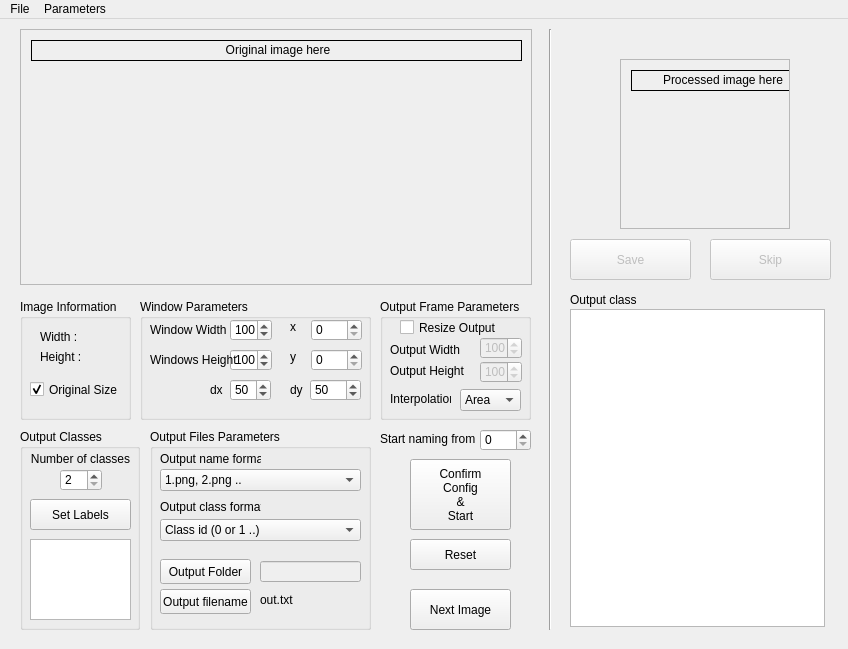
<?xml version="1.0" encoding="UTF-8"?>
<ui version="4.0">
 <class>MainWindow</class>
 <widget class="QMainWindow" name="MainWindow">
  <property name="enabled">
   <bool>true</bool>
  </property>
  <property name="geometry">
   <rect>
    <x>0</x>
    <y>0</y>
    <width>848</width>
    <height>649</height>
   </rect>
  </property>
  <property name="windowTitle">
   <string>Image Dataset Generator</string>
  </property>
  <widget class="QWidget" name="centralWidget">
   <widget class="QGroupBox" name="groupBox">
    <property name="geometry">
     <rect>
      <x>20</x>
      <y>280</y>
      <width>111</width>
      <height>121</height>
     </rect>
    </property>
    <property name="title">
     <string>Image Information</string>
    </property>
    <widget class="QLabel" name="lblWidth">
     <property name="geometry">
      <rect>
       <x>20</x>
       <y>30</y>
       <width>81</width>
       <height>16</height>
      </rect>
     </property>
     <property name="text">
      <string>Width : </string>
     </property>
    </widget>
    <widget class="QLabel" name="lblHeight">
     <property name="geometry">
      <rect>
       <x>20</x>
       <y>50</y>
       <width>81</width>
       <height>16</height>
      </rect>
     </property>
     <property name="text">
      <string>&lt;html&gt;&lt;head/&gt;&lt;body&gt;&lt;p&gt;Height :&lt;/p&gt;&lt;/body&gt;&lt;/html&gt;</string>
     </property>
    </widget>
    <widget class="QCheckBox" name="cbOriginalSize">
     <property name="geometry">
      <rect>
       <x>10</x>
       <y>80</y>
       <width>91</width>
       <height>21</height>
      </rect>
     </property>
     <property name="text">
      <string>Original Size</string>
     </property>
     <property name="checked">
      <bool>true</bool>
     </property>
    </widget>
   </widget>
   <widget class="QGroupBox" name="groupBox_2">
    <property name="geometry">
     <rect>
      <x>140</x>
      <y>280</y>
      <width>231</width>
      <height>121</height>
     </rect>
    </property>
    <property name="title">
     <string>Window Parameters</string>
    </property>
    <widget class="QSpinBox" name="sbH">
     <property name="geometry">
      <rect>
       <x>90</x>
       <y>50</y>
       <width>42</width>
       <height>22</height>
      </rect>
     </property>
     <property name="maximum">
      <number>20000</number>
     </property>
     <property name="value">
      <number>100</number>
     </property>
    </widget>
    <widget class="QSpinBox" name="sbW">
     <property name="geometry">
      <rect>
       <x>90</x>
       <y>20</y>
       <width>42</width>
       <height>22</height>
      </rect>
     </property>
     <property name="maximum">
      <number>20000</number>
     </property>
     <property name="value">
      <number>100</number>
     </property>
    </widget>
    <widget class="QLabel" name="label_4">
     <property name="geometry">
      <rect>
       <x>10</x>
       <y>20</y>
       <width>81</width>
       <height>21</height>
      </rect>
     </property>
     <property name="text">
      <string>Window Width</string>
     </property>
    </widget>
    <widget class="QLabel" name="label_3">
     <property name="geometry">
      <rect>
       <x>10</x>
       <y>50</y>
       <width>91</width>
       <height>21</height>
      </rect>
     </property>
     <property name="text">
      <string>Windows Height</string>
     </property>
    </widget>
    <widget class="QLabel" name="label_11">
     <property name="geometry">
      <rect>
       <x>70</x>
       <y>80</y>
       <width>21</width>
       <height>21</height>
      </rect>
     </property>
     <property name="text">
      <string>dx</string>
     </property>
    </widget>
    <widget class="QSpinBox" name="sbDx">
     <property name="geometry">
      <rect>
       <x>90</x>
       <y>80</y>
       <width>41</width>
       <height>22</height>
      </rect>
     </property>
     <property name="maximum">
      <number>20000</number>
     </property>
     <property name="value">
      <number>50</number>
     </property>
    </widget>
    <widget class="QSpinBox" name="sbY">
     <property name="geometry">
      <rect>
       <x>171</x>
       <y>50</y>
       <width>51</width>
       <height>22</height>
      </rect>
     </property>
     <property name="maximum">
      <number>20000</number>
     </property>
    </widget>
    <widget class="QLabel" name="label">
     <property name="geometry">
      <rect>
       <x>150</x>
       <y>20</y>
       <width>16</width>
       <height>16</height>
      </rect>
     </property>
     <property name="text">
      <string>x</string>
     </property>
    </widget>
    <widget class="QSpinBox" name="sbX">
     <property name="geometry">
      <rect>
       <x>171</x>
       <y>20</y>
       <width>51</width>
       <height>22</height>
      </rect>
     </property>
     <property name="maximum">
      <number>20000</number>
     </property>
    </widget>
    <widget class="QLabel" name="label_2">
     <property name="geometry">
      <rect>
       <x>150</x>
       <y>50</y>
       <width>16</width>
       <height>16</height>
      </rect>
     </property>
     <property name="text">
      <string>y</string>
     </property>
    </widget>
    <widget class="QSpinBox" name="sbDy">
     <property name="geometry">
      <rect>
       <x>170</x>
       <y>80</y>
       <width>51</width>
       <height>22</height>
      </rect>
     </property>
     <property name="maximum">
      <number>20000</number>
     </property>
     <property name="value">
      <number>50</number>
     </property>
    </widget>
    <widget class="QLabel" name="label_13">
     <property name="geometry">
      <rect>
       <x>150</x>
       <y>80</y>
       <width>21</width>
       <height>21</height>
      </rect>
     </property>
     <property name="text">
      <string>dy</string>
     </property>
    </widget>
   </widget>
   <widget class="QScrollArea" name="scrollArea">
    <property name="geometry">
     <rect>
      <x>20</x>
      <y>10</y>
      <width>512</width>
      <height>256</height>
     </rect>
    </property>
    <property name="verticalScrollBarPolicy">
     <enum>Qt::ScrollBarAsNeeded</enum>
    </property>
    <property name="horizontalScrollBarPolicy">
     <enum>Qt::ScrollBarAsNeeded</enum>
    </property>
    <property name="sizeAdjustPolicy">
     <enum>QAbstractScrollArea::AdjustToContents</enum>
    </property>
    <property name="widgetResizable">
     <bool>true</bool>
    </property>
    <widget class="QWidget" name="scrollAreaWidgetContents">
     <property name="geometry">
      <rect>
       <x>0</x>
       <y>0</y>
       <width>510</width>
       <height>254</height>
      </rect>
     </property>
     <widget class="QLabel" name="lblView">
      <property name="geometry">
       <rect>
        <x>10</x>
        <y>10</y>
        <width>491</width>
        <height>21</height>
       </rect>
      </property>
      <property name="styleSheet">
       <string notr="true">border: 1px solid;</string>
      </property>
      <property name="text">
       <string>&lt;html&gt;&lt;head/&gt;&lt;body&gt;&lt;p align=&quot;center&quot;&gt;Original image here&lt;/p&gt;&lt;/body&gt;&lt;/html&gt;</string>
      </property>
     </widget>
    </widget>
   </widget>
   <widget class="Line" name="line">
    <property name="geometry">
     <rect>
      <x>540</x>
      <y>10</y>
      <width>20</width>
      <height>601</height>
     </rect>
    </property>
    <property name="orientation">
     <enum>Qt::Vertical</enum>
    </property>
   </widget>
   <widget class="QGroupBox" name="groupBox_3">
    <property name="geometry">
     <rect>
      <x>380</x>
      <y>280</y>
      <width>151</width>
      <height>121</height>
     </rect>
    </property>
    <property name="title">
     <string>Output Frame Parameters</string>
    </property>
    <widget class="QSpinBox" name="sbOutputW">
     <property name="enabled">
      <bool>false</bool>
     </property>
     <property name="geometry">
      <rect>
       <x>100</x>
       <y>38</y>
       <width>42</width>
       <height>22</height>
      </rect>
     </property>
     <property name="maximum">
      <number>20000</number>
     </property>
     <property name="value">
      <number>100</number>
     </property>
    </widget>
    <widget class="QSpinBox" name="sbOutputH">
     <property name="enabled">
      <bool>false</bool>
     </property>
     <property name="geometry">
      <rect>
       <x>100</x>
       <y>62</y>
       <width>42</width>
       <height>22</height>
      </rect>
     </property>
     <property name="maximum">
      <number>20000</number>
     </property>
     <property name="value">
      <number>100</number>
     </property>
    </widget>
    <widget class="QLabel" name="label_5">
     <property name="geometry">
      <rect>
       <x>10</x>
       <y>40</y>
       <width>91</width>
       <height>21</height>
      </rect>
     </property>
     <property name="text">
      <string>Output Width</string>
     </property>
    </widget>
    <widget class="QLabel" name="label_7">
     <property name="geometry">
      <rect>
       <x>10</x>
       <y>62</y>
       <width>91</width>
       <height>20</height>
      </rect>
     </property>
     <property name="text">
      <string>Output Height</string>
     </property>
    </widget>
    <widget class="QCheckBox" name="cbResizeOutput">
     <property name="geometry">
      <rect>
       <x>20</x>
       <y>20</y>
       <width>121</width>
       <height>17</height>
      </rect>
     </property>
     <property name="toolTip">
      <string>Check if we want the output size to be different than the window size</string>
     </property>
     <property name="text">
      <string>Resize Output</string>
     </property>
    </widget>
    <widget class="QComboBox" name="cmbInterpolation">
     <property name="geometry">
      <rect>
       <x>80</x>
       <y>90</y>
       <width>61</width>
       <height>22</height>
      </rect>
     </property>
     <property name="toolTip">
      <string>Interpolation Method</string>
     </property>
     <item>
      <property name="text">
       <string>Area</string>
      </property>
     </item>
     <item>
      <property name="text">
       <string>Linear</string>
      </property>
     </item>
     <item>
      <property name="text">
       <string>Nearest</string>
      </property>
     </item>
     <item>
      <property name="text">
       <string>Cubic</string>
      </property>
     </item>
     <item>
      <property name="text">
       <string>LanczosZ4</string>
      </property>
     </item>
    </widget>
    <widget class="QLabel" name="label_12">
     <property name="geometry">
      <rect>
       <x>10</x>
       <y>90</y>
       <width>61</width>
       <height>20</height>
      </rect>
     </property>
     <property name="text">
      <string>&lt;html&gt;&lt;head/&gt;&lt;body&gt;&lt;p&gt;Interpolation&lt;/p&gt;&lt;/body&gt;&lt;/html&gt;</string>
     </property>
    </widget>
   </widget>
   <widget class="QScrollArea" name="scrollAreaOutput">
    <property name="geometry">
     <rect>
      <x>620</x>
      <y>40</y>
      <width>170</width>
      <height>170</height>
     </rect>
    </property>
    <property name="verticalScrollBarPolicy">
     <enum>Qt::ScrollBarAsNeeded</enum>
    </property>
    <property name="horizontalScrollBarPolicy">
     <enum>Qt::ScrollBarAsNeeded</enum>
    </property>
    <property name="sizeAdjustPolicy">
     <enum>QAbstractScrollArea::AdjustToContents</enum>
    </property>
    <property name="widgetResizable">
     <bool>true</bool>
    </property>
    <widget class="QWidget" name="scrollAreaWidgetContents_2">
     <property name="geometry">
      <rect>
       <x>0</x>
       <y>0</y>
       <width>168</width>
       <height>168</height>
      </rect>
     </property>
     <widget class="QLabel" name="lblViewOutput">
      <property name="geometry">
       <rect>
        <x>10</x>
        <y>10</y>
        <width>181</width>
        <height>21</height>
       </rect>
      </property>
      <property name="styleSheet">
       <string notr="true">border: 1px solid;</string>
      </property>
      <property name="text">
       <string>&lt;html&gt;&lt;head/&gt;&lt;body&gt;&lt;p align=&quot;center&quot;&gt;Processed image here&lt;/p&gt;&lt;/body&gt;&lt;/html&gt;</string>
      </property>
     </widget>
    </widget>
   </widget>
   <widget class="QLabel" name="label_10">
    <property name="geometry">
     <rect>
      <x>570</x>
      <y>270</y>
      <width>101</width>
      <height>21</height>
     </rect>
    </property>
    <property name="text">
     <string>Output class</string>
    </property>
   </widget>
   <widget class="QPushButton" name="btnConfirm">
    <property name="enabled">
     <bool>true</bool>
    </property>
    <property name="geometry">
     <rect>
      <x>410</x>
      <y>440</y>
      <width>101</width>
      <height>71</height>
     </rect>
    </property>
    <property name="text">
     <string>Confirm
Config 
&amp;&amp;
Start</string>
    </property>
   </widget>
   <widget class="QPushButton" name="btnReset">
    <property name="geometry">
     <rect>
      <x>410</x>
      <y>520</y>
      <width>101</width>
      <height>31</height>
     </rect>
    </property>
    <property name="text">
     <string>Reset</string>
    </property>
   </widget>
   <widget class="QGroupBox" name="groupBox_5">
    <property name="geometry">
     <rect>
      <x>20</x>
      <y>410</y>
      <width>120</width>
      <height>201</height>
     </rect>
    </property>
    <property name="title">
     <string>Output Classes</string>
    </property>
    <widget class="QLabel" name="label_8">
     <property name="geometry">
      <rect>
       <x>10</x>
       <y>20</y>
       <width>101</width>
       <height>21</height>
      </rect>
     </property>
     <property name="text">
      <string>&lt;html&gt;&lt;head/&gt;&lt;body&gt;&lt;p&gt;Number of classes&lt;/p&gt;&lt;/body&gt;&lt;/html&gt;</string>
     </property>
     <property name="alignment">
      <set>Qt::AlignCenter</set>
     </property>
    </widget>
    <widget class="QSpinBox" name="sbNumClasses">
     <property name="geometry">
      <rect>
       <x>40</x>
       <y>40</y>
       <width>42</width>
       <height>22</height>
      </rect>
     </property>
     <property name="minimum">
      <number>2</number>
     </property>
    </widget>
    <widget class="QPushButton" name="btnSetLabels">
     <property name="geometry">
      <rect>
       <x>10</x>
       <y>70</y>
       <width>101</width>
       <height>31</height>
      </rect>
     </property>
     <property name="text">
      <string>Set Labels</string>
     </property>
    </widget>
    <widget class="QListView" name="lstClasses">
     <property name="geometry">
      <rect>
       <x>10</x>
       <y>110</y>
       <width>101</width>
       <height>81</height>
      </rect>
     </property>
    </widget>
   </widget>
   <widget class="QPushButton" name="btnSkip">
    <property name="enabled">
     <bool>false</bool>
    </property>
    <property name="geometry">
     <rect>
      <x>710</x>
      <y>220</y>
      <width>121</width>
      <height>41</height>
     </rect>
    </property>
    <property name="text">
     <string>Skip</string>
    </property>
   </widget>
   <widget class="QPushButton" name="btnSave">
    <property name="enabled">
     <bool>false</bool>
    </property>
    <property name="geometry">
     <rect>
      <x>570</x>
      <y>220</y>
      <width>121</width>
      <height>41</height>
     </rect>
    </property>
    <property name="text">
     <string>Save</string>
    </property>
   </widget>
   <widget class="QTableWidget" name="tblClasses">
    <property name="geometry">
     <rect>
      <x>570</x>
      <y>290</y>
      <width>255</width>
      <height>318</height>
     </rect>
    </property>
   </widget>
   <widget class="QGroupBox" name="groupBox_4">
    <property name="geometry">
     <rect>
      <x>150</x>
      <y>410</y>
      <width>221</width>
      <height>201</height>
     </rect>
    </property>
    <property name="title">
     <string>Output Files Parameters</string>
    </property>
    <widget class="QLabel" name="label_6">
     <property name="geometry">
      <rect>
       <x>10</x>
       <y>14</y>
       <width>101</width>
       <height>31</height>
      </rect>
     </property>
     <property name="text">
      <string>Output name format</string>
     </property>
    </widget>
    <widget class="QComboBox" name="cmbOutputFormat">
     <property name="geometry">
      <rect>
       <x>10</x>
       <y>40</y>
       <width>201</width>
       <height>22</height>
      </rect>
     </property>
     <item>
      <property name="text">
       <string>1.png, 2.png ..</string>
      </property>
     </item>
     <item>
      <property name="text">
       <string>classnum_1.png, ..</string>
      </property>
     </item>
     <item>
      <property name="text">
       <string>classelabel_1.png, ..</string>
      </property>
     </item>
    </widget>
    <widget class="QLabel" name="label_9">
     <property name="geometry">
      <rect>
       <x>10</x>
       <y>60</y>
       <width>101</width>
       <height>35</height>
      </rect>
     </property>
     <property name="text">
      <string>Output class format</string>
     </property>
    </widget>
    <widget class="QComboBox" name="cmbOutputClass">
     <property name="geometry">
      <rect>
       <x>10</x>
       <y>90</y>
       <width>201</width>
       <height>22</height>
      </rect>
     </property>
     <item>
      <property name="text">
       <string>Class id (0 or 1 ..)</string>
      </property>
     </item>
     <item>
      <property name="text">
       <string>Class label (&quot;label1&quot; ..)</string>
      </property>
     </item>
    </widget>
    <widget class="QLabel" name="lblOutputFilename">
     <property name="geometry">
      <rect>
       <x>110</x>
       <y>161</y>
       <width>101</width>
       <height>20</height>
      </rect>
     </property>
     <property name="text">
      <string>out.txt</string>
     </property>
    </widget>
    <widget class="QPushButton" name="btnOutputFilename">
     <property name="geometry">
      <rect>
       <x>10</x>
       <y>160</y>
       <width>91</width>
       <height>25</height>
      </rect>
     </property>
     <property name="toolTip">
      <string>Output images and classes textfile</string>
     </property>
     <property name="text">
      <string>Output filename</string>
     </property>
    </widget>
    <widget class="QPushButton" name="btnOutputFolder">
     <property name="geometry">
      <rect>
       <x>10</x>
       <y>130</y>
       <width>91</width>
       <height>25</height>
      </rect>
     </property>
     <property name="toolTip">
      <string>Output images and classes textfile</string>
     </property>
     <property name="text">
      <string>Output Folder</string>
     </property>
    </widget>
    <widget class="QLineEdit" name="txtOutputFolder">
     <property name="enabled">
      <bool>false</bool>
     </property>
     <property name="geometry">
      <rect>
       <x>110</x>
       <y>132</y>
       <width>101</width>
       <height>21</height>
      </rect>
     </property>
    </widget>
   </widget>
   <widget class="QPushButton" name="btnNext">
    <property name="geometry">
     <rect>
      <x>410</x>
      <y>570</y>
      <width>101</width>
      <height>41</height>
     </rect>
    </property>
    <property name="text">
     <string>Next Image</string>
    </property>
   </widget>
   <widget class="QLabel" name="label_14">
    <property name="geometry">
     <rect>
      <x>380</x>
      <y>410</y>
      <width>101</width>
      <height>21</height>
     </rect>
    </property>
    <property name="text">
     <string>&lt;html&gt;&lt;head/&gt;&lt;body&gt;&lt;p&gt;Start naming from&lt;/p&gt;&lt;/body&gt;&lt;/html&gt;</string>
    </property>
   </widget>
   <widget class="QSpinBox" name="sbCurCase">
    <property name="geometry">
     <rect>
      <x>480</x>
      <y>410</y>
      <width>51</width>
      <height>22</height>
     </rect>
    </property>
    <property name="maximum">
     <number>100000</number>
    </property>
   </widget>
  </widget>
  <widget class="QMenuBar" name="menuBar">
   <property name="geometry">
    <rect>
     <x>0</x>
     <y>0</y>
     <width>848</width>
     <height>21</height>
    </rect>
   </property>
   <widget class="QMenu" name="menuFile">
    <property name="title">
     <string>File</string>
    </property>
    <addaction name="actionLoadImage"/>
    <addaction name="actionLoadFolder"/>
    <addaction name="separator"/>
    <addaction name="actionQuit"/>
   </widget>
   <widget class="QMenu" name="menuParameters">
    <property name="title">
     <string>Parameters</string>
    </property>
    <addaction name="actionImportParameters"/>
    <addaction name="actionExportParameters"/>
   </widget>
   <addaction name="menuFile"/>
   <addaction name="menuParameters"/>
  </widget>
  <action name="actionLoadImage">
   <property name="text">
    <string>Load an image</string>
   </property>
  </action>
  <action name="actionLoadFolder">
   <property name="text">
    <string>Select a folder</string>
   </property>
  </action>
  <action name="actionQuit">
   <property name="text">
    <string>Quit</string>
   </property>
  </action>
  <action name="actionExportParameters">
   <property name="text">
    <string>Export parameters</string>
   </property>
  </action>
  <action name="actionImportParameters">
   <property name="text">
    <string>Import parameters</string>
   </property>
  </action>
 </widget>
 <layoutdefault spacing="6" margin="11"/>
 <tabstops>
  <tabstop>scrollArea</tabstop>
  <tabstop>cbOriginalSize</tabstop>
  <tabstop>sbW</tabstop>
  <tabstop>sbH</tabstop>
  <tabstop>sbX</tabstop>
  <tabstop>sbY</tabstop>
  <tabstop>sbDx</tabstop>
  <tabstop>sbDy</tabstop>
  <tabstop>cbResizeOutput</tabstop>
  <tabstop>sbOutputW</tabstop>
  <tabstop>sbOutputH</tabstop>
  <tabstop>btnOutputFolder</tabstop>
  <tabstop>txtOutputFolder</tabstop>
  <tabstop>scrollAreaOutput</tabstop>
  <tabstop>sbNumClasses</tabstop>
  <tabstop>btnSetLabels</tabstop>
  <tabstop>cmbOutputFormat</tabstop>
  <tabstop>cmbOutputClass</tabstop>
  <tabstop>btnOutputFilename</tabstop>
  <tabstop>lstClasses</tabstop>
  <tabstop>btnSave</tabstop>
  <tabstop>btnSkip</tabstop>
 </tabstops>
 <resources/>
 <connections/>
</ui>
